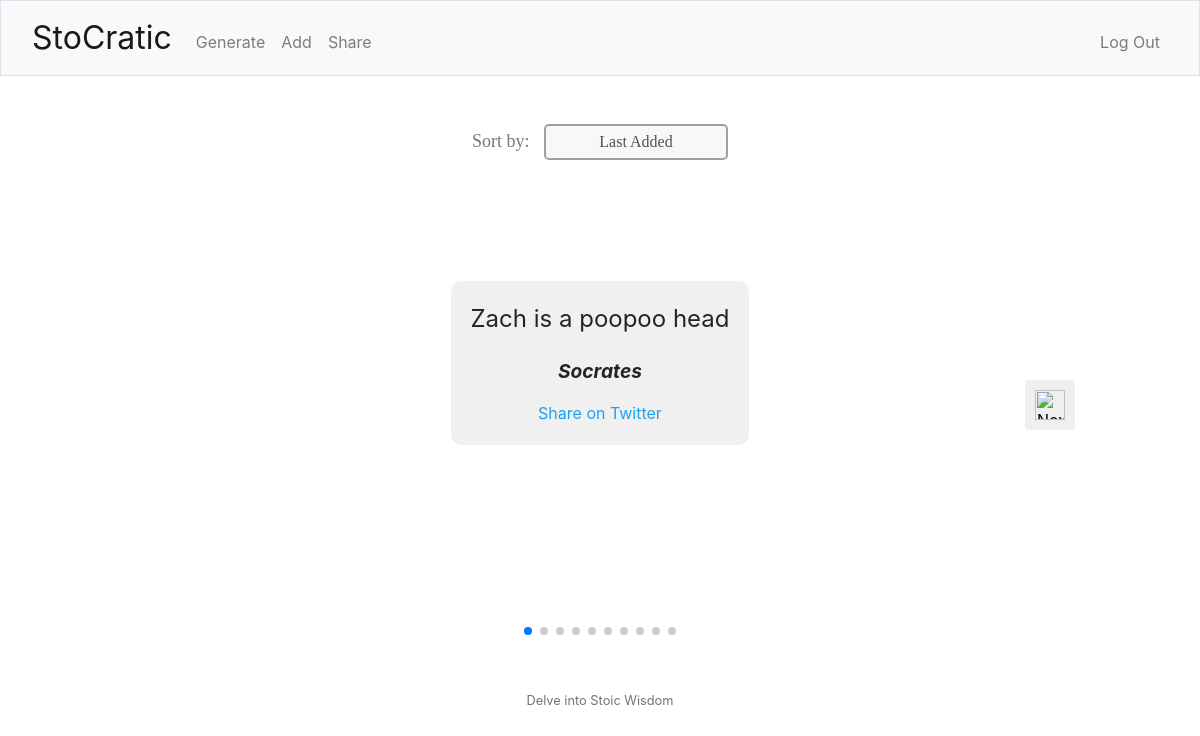
/share (signed in), run on an earlier commit of the app's database.
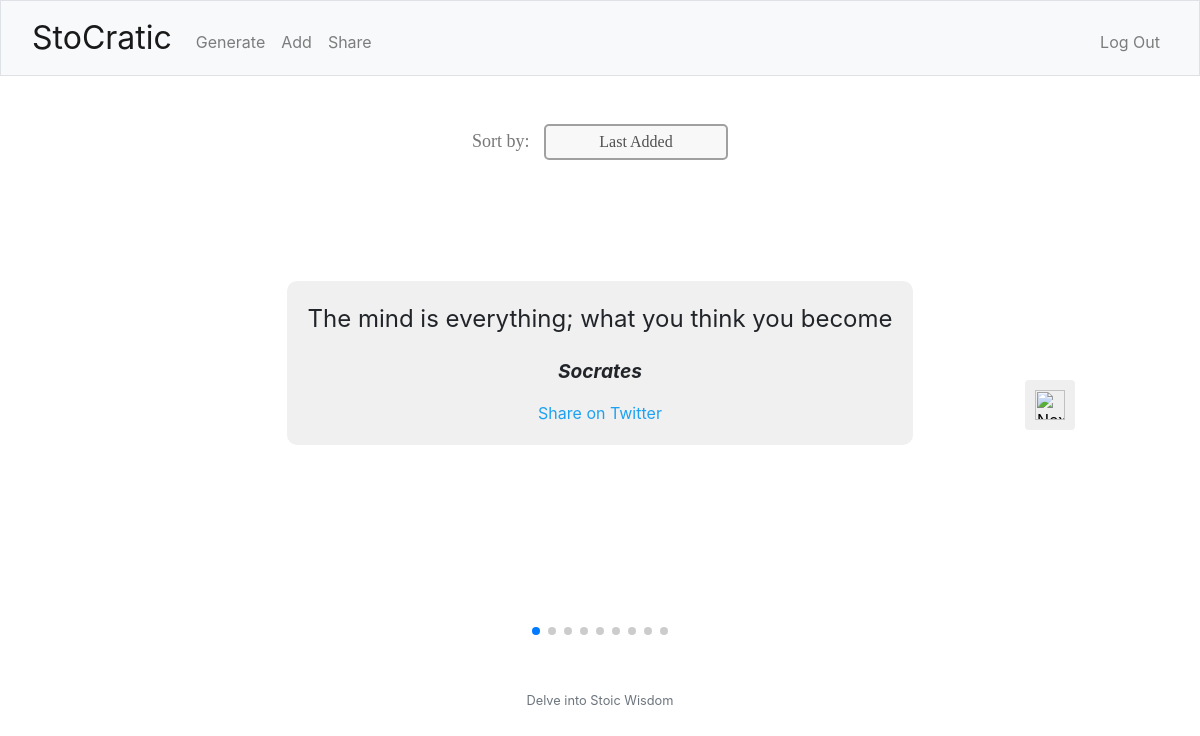
And on a later commit of the database.
### tables this page shows
CREATE TABLE quotes (
            id INTEGER PRIMARY KEY,
            quote_text TEXT NOT NULL,
            author TEXT NOT NULL,
            user_id INTEGER,
            FOREIGN KEY(user_id) REFERENCES users(id)
        );

### app.py (the view)
@app.route('/share')
@login_required
def share():
    sort_method = request.args.get('sort', 'last_added')
    quotes = get_sorted_quotes(sort_method)
    return render_template('share.html', quotes=quotes, current_sort_method=sort_method)

### app.py (called while the page is built)
@app.after_request
def after_request(response):
    response.headers["Cache-Control"] = "no-cache, no-store, must-revalidate"
    response.headers["Expires"] = 0
    response.headers["Pragma"] = "no-cache"
    return response

### helpers.py (called while the page is built)
def login_required(f):
    @wraps(f)
    def decorated_function(*args, **kwargs):
        if session.get("user_id") is None:
            return redirect("/login")
        return f(*args, **kwargs)
    return decorated_function

### templates/share.html (shortened to what this page needs)
<link rel="stylesheet" href="https://unpkg.com/swiper/swiper-bundle.min.css" />
{% extends "layout.html" %}
{% block main %}
    <div class="sort-menu">
        <label for="sort-select" class="sort-label">Sort by:</label>
        <select id="sort-select" onchange="sortFlashcards()">
            <option value="last_added" {% if current_sort_method == 'last_added' %}selected{% endif %}>Last Added</option>
        </select>
    </div>
    <div class="swiper mySwiper">
        <div class="swiper-wrapper">
            {% for quote in quotes %}
            <div class="swiper-slide">
                <div class="flashcard">
                    <div class="quote-content">{{ quote[0] }}</div>
                    <div class="quote-author">{{ quote[1] }}</div>
                    <a href="https://twitter.com/intent/tweet?text={{ (quote[0] + '  - ' + quote[1]) | urlencode }}" target="_blank" class="share-twitter">Share on Twitter</a>
                </div>
            </div>
        {% endfor %}
        </div>
        <div class="swiper-pagination"></div>
    </div>
    <button id="nextButton">
        <img src="/static/right-arrow.png" alt="Next">
    </button>
{% endblock %}

What changed in the data, as far as the page shows it:
removed quotes: quote_text "Zach is a poopoo head", author "Socrates"
added quotes: quote_text "The mind is everything; what you think you become", author "Socrates"
